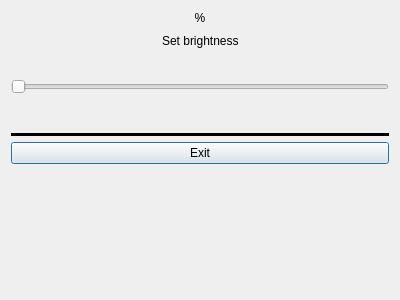
<?xml version="1.0" encoding="UTF-8"?>
<ui version="4.0">
 <class>device</class>
 <widget class="QDialog" name="device">
  <property name="geometry">
   <rect>
    <x>0</x>
    <y>0</y>
    <width>400</width>
    <height>300</height>
   </rect>
  </property>
  <property name="windowTitle">
   <string>Dialog</string>
  </property>
  <layout class="QVBoxLayout" name="verticalLayout">
   <item>
    <layout class="QHBoxLayout" name="horizontalLayout">
     <item>
      <widget class="QLabel" name="BatteryLabel">
       <property name="text">
        <string>%</string>
       </property>
       <property name="alignment">
        <set>Qt::AlignCenter</set>
       </property>
      </widget>
     </item>
    </layout>
   </item>
   <item>
    <layout class="QHBoxLayout" name="horizontalLayout_2">
     <item>
      <spacer name="horizontalSpacer_3">
       <property name="orientation">
        <enum>Qt::Horizontal</enum>
       </property>
       <property name="sizeHint" stdset="0">
        <size>
         <width>40</width>
         <height>20</height>
        </size>
       </property>
      </spacer>
     </item>
     <item>
      <widget class="QLabel" name="label">
       <property name="text">
        <string>Set brightness</string>
       </property>
      </widget>
     </item>
     <item>
      <spacer name="horizontalSpacer_4">
       <property name="orientation">
        <enum>Qt::Horizontal</enum>
       </property>
       <property name="sizeHint" stdset="0">
        <size>
         <width>40</width>
         <height>20</height>
        </size>
       </property>
      </spacer>
     </item>
    </layout>
   </item>
   <item>
    <widget class="QSlider" name="brightnessSlider">
     <property name="minimumSize">
      <size>
       <width>0</width>
       <height>60</height>
      </size>
     </property>
     <property name="maximum">
      <number>100</number>
     </property>
     <property name="singleStep">
      <number>2</number>
     </property>
     <property name="pageStep">
      <number>13</number>
     </property>
     <property name="orientation">
      <enum>Qt::Horizontal</enum>
     </property>
    </widget>
   </item>
   <item>
    <spacer name="verticalSpacer_2">
     <property name="orientation">
      <enum>Qt::Vertical</enum>
     </property>
     <property name="sizeType">
      <enum>QSizePolicy::Fixed</enum>
     </property>
     <property name="sizeHint" stdset="0">
      <size>
       <width>20</width>
       <height>10</height>
      </size>
     </property>
    </spacer>
   </item>
   <item>
    <widget class="Line" name="line">
     <property name="frameShadow">
      <enum>QFrame::Plain</enum>
     </property>
     <property name="lineWidth">
      <number>4</number>
     </property>
     <property name="orientation">
      <enum>Qt::Horizontal</enum>
     </property>
    </widget>
   </item>
   <item>
    <widget class="QPushButton" name="pushButton">
     <property name="text">
      <string>Exit</string>
     </property>
    </widget>
   </item>
   <item>
    <spacer name="verticalSpacer">
     <property name="orientation">
      <enum>Qt::Vertical</enum>
     </property>
     <property name="sizeHint" stdset="0">
      <size>
       <width>20</width>
       <height>40</height>
      </size>
     </property>
    </spacer>
   </item>
  </layout>
 </widget>
 <resources/>
 <connections/>
</ui>
